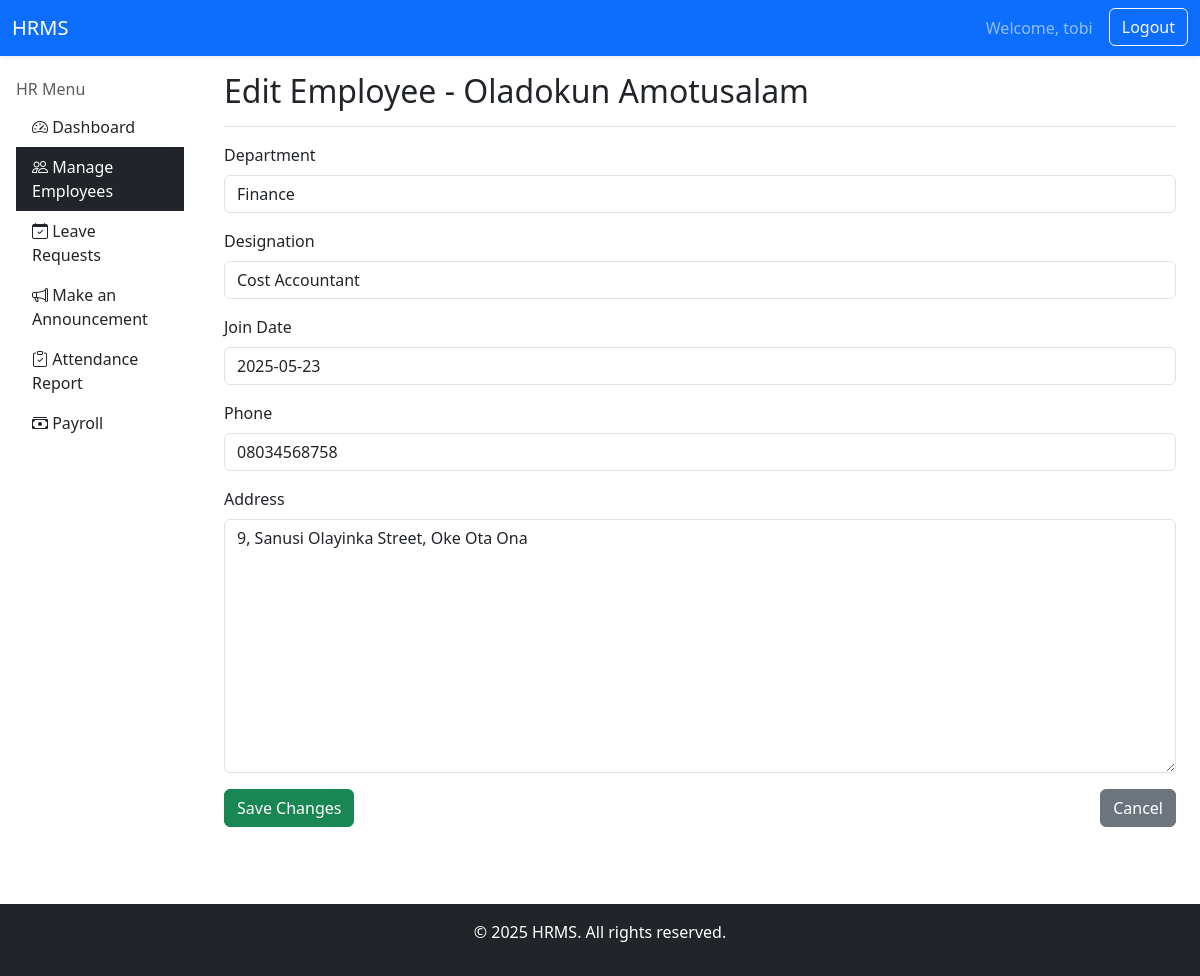
The app's page /employees/4/edit/ (signed in) with its own data.
### core/models.py (models this page shows, shortened)
class Employee(models.Model):
    user = models.OneToOneField(User, on_delete=models.CASCADE, related_name='employee')
    department = models.CharField(max_length=100)
    designation = models.CharField(max_length=100)
    join_date = models.DateField()
    phone = models.CharField(max_length=15)
    address = models.TextField()
    is_hr = models.BooleanField(default=False)
    avatar = models.ImageField(upload_to='avatars/', blank=True, null=True)

### core/views.py (the view)
# urls.py: path('employees/<int:employee_id>/edit/', views.edit_employee, name='edit_employee'),
@login_required
def edit_employee(request, employee_id):
    employee = get_object_or_404(Employee, id=employee_id)
    if request.method == 'POST':
        form = EmployeeForm(request.POST, instance=employee)
        if form.is_valid():
            form.save()
            return redirect('employee_list')
    else:
        form = EmployeeForm(instance=employee)
    return render(request, 'core/edit_employee.html', {'form': form, 'employee': employee})

### core/forms.py
class EmployeeForm(forms.ModelForm):
    class Meta:
        model = Employee
        fields = ['department', 'designation', 'join_date', 'phone', 'address']

### templates/core/edit_employee.html (shortened to what this page needs)
{% extends "core/base.html" %}
{% load widget_tweaks %}
{% block brand_link %}
<a class="navbar-brand" href="{% url 'hr_dashboard' %}">HRMS</a>
{% endblock %}
{% block content %}
{% include "core/sidebar.html" %}
  <main class="col-md-9 ms-sm-auto col-lg-10 px-md-4 mt-3">
      <div class="d-flex justify-content-between flex-wrap flex-md-nowrap align-items-center pb-2 mb-3 border-bottom">
        <h2>Edit Employee - {{ employee.user.get_full_name }}</h2>
      </div>
      <form method="post">
    <div class="mb-3">
      <label for="id_department" class="form-label">Department</label>
      {{ form.department|add_class:"form-control" }}
    </div>
    <div class="mb-3">
      <label for="id_designation" class="form-label">Designation</label>
      {{ form.designation|add_class:"form-control" }}
    </div>
    <div class="mb-3">
      <label for="id_join_date" class="form-label">Join Date</label>
      {{ form.join_date|add_class:"form-control" }}
    </div>
    <div class="mb-3">
      <label for="id_phone" class="form-label">Phone</label>
      {{ form.phone|add_class:"form-control" }}
    </div>
    <div class="mb-3">
      <label for="id_address" class="form-label">Address</label>
      {{ form.address|add_class:"form-control" }}
    </div>
    <div class="d-flex justify-content-between">
      <button type="submit" class="btn btn-success">Save Changes</button>
      <a href="{% url 'employee_list' %}" class="btn btn-secondary">Cancel</a>
    </div>
  </form>
  </main>
{% endblock %}

### templates/core/base.html (shortened to what this page needs)
<!doctype html>
<html lang="en">
  <head>
    <link rel="stylesheet" href="https://cdnjs.cloudflare.com/ajax/libs/font-awesome/6.5.0/css/all.min.css">
    <link href="https://cdn.jsdelivr.net/npm/bootstrap@5.3.6/dist/css/bootstrap.min.css" rel="stylesheet">
    <link href="https://cdn.jsdelivr.net/npm/bootstrap@5.3.0/dist/css/bootstrap.min.css" rel="stylesheet">
    <link href="https://cdn.jsdelivr.net/npm/bootstrap-icons@1.10.5/font/bootstrap-icons.css" rel="stylesheet">
  </head>
  <body>
    {% block nav %}
      <nav class="navbar navbar-expand-lg navbar-dark bg-primary shadow-sm">
        <div class="container-fluid">
        {% block brand_link %}{% endblock %}
        <div class="collapse navbar-collapse justify-content-end" id="navbarContent">
        <ul class="navbar-nav mb-2 mb-lg-0">
          {% if user.is_authenticated %}
            <li class="nav-item">
              <a class="nav-link" href="#">Welcome, {{ user.username }}</a>
            </li>
            <li class="nav-item">
              <form method="post" action="{% url 'logout' %}" class="d-inline">
                <button type="submit" class="btn btn-outline-light ms-2">Logout</button>
              </form>
            </li>
          {% endif %}
      </ul>
    </div>
  </div>
</nav>
{% endblock %}
  <div class="container-fluid">
    <div class="row">
      {% block content %}
      {% endblock %}
    </div>
  </div>
  <footer class="mt-5 text-center text-white bg-dark py-3">
    <p>&copy; 2025 HRMS. All rights reserved.</p>
  </footer>
  </body>
</html>

### records on screen
Employee: user.get_full_name "Oladokun Amotusalam", department "Finance", designation "Cost Accountant", join_date "2025-05-23", phone "08034568758", address "9, Sanusi Olayinka Street, Oke Ota Ona"

### other values on screen
{{ user.username }} "tobi"
